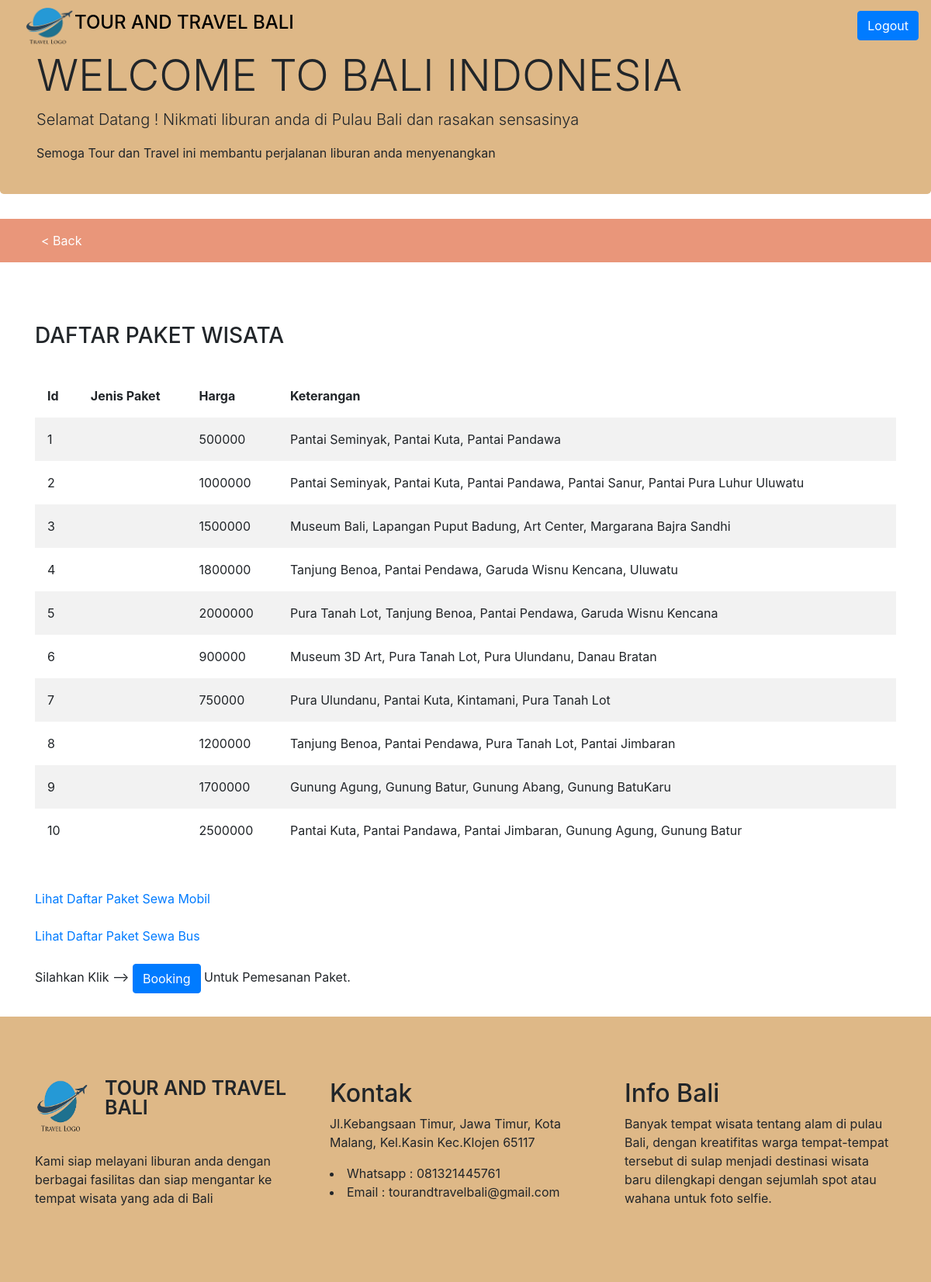
The page /paketwisata.php on the database its author committed.
### tables this page shows
CREATE TABLE `paketwisata` (
  `Id` int(10) NOT NULL,
  `Jenis Paket` varchar(50) NOT NULL,
  `Harga` double NOT NULL,
  `Keterangan` varchar(255) NOT NULL
);

### paketwisata.php (the view, shortened to what this page needs)
<!DOCTYPE html>
<html lang="en">
<head>
    <link rel="stylesheet" href="https://maxcdn.bootstrapcdn.com/bootstrap/4.5.2/css/bootstrap.min.css">
    <link rel="stylesheet" href="fonts/font-awesome.min.css">
    <link rel="stylesheet" href="style.css">
</head>
<body>
    <div class="header">
        <header>
            <?php include 'header.php';?>
        </header>
    </div>
    <div class="jumbotron">
        <div class="container">
          <h1 class="display-4"> WELCOME TO BALI INDONESIA</h1>
          <p class="lead">Selamat Datang ! Nikmati liburan anda di Pulau Bali dan rasakan sensasinya</p>
          <p>Semoga Tour dan Travel ini membantu perjalanan liburan anda menyenangkan</p>
        </div>
    </div>
    <div class="menu2">
        <header>
            <?php include 'menu2.php';?>
        </header>
    </div>
    <div class="container page-top">
            <div class="row">
                <div class="col text-left">
                    <br> <br>
                    <h3>DAFTAR PAKET WISATA</h3>
                    <br>
                </div>
            </div>
        <table>
            <tr>
                <th> Id </th>
                <th> Jenis Paket </th>
                <th> Harga </th>
                <th> Keterangan </th>
            </tr>
            <?php
                include "koneksi.php";
                $query ="SELECT * FROM paketwisata";
                $result = mysqli_query($connect, $query);
                if (mysqli_num_rows($result)>0) {
                    while ($row = mysqli_fetch_array($result)) {
            ?>
            <tr>
                <td> <?php echo $row["Id"] ?> </td>
                <td> <?php echo $row["Jenis_Paket"] ?> </td>
                <td> <?php echo $row["Harga"] ?> </td>
                <td> <?php echo $row["Keterangan"] ?> </td>
            <?php
                }
            }
            else {
                echo "0 result";
            }
            ?>
            </tr>
        </table>
        <br> <br>
        <a href="paketmobil.php">Lihat Daftar Paket Sewa Mobil</a> <br> <br>
        <a href="paketbus.php">Lihat Daftar Paket Sewa Bus</a>
        <br> <br>
        <?php
        echo "Silahkan Klik --> "
        ?>
        <a href="booking.php" class="btn btn-primary">Booking</a>
        <?php
        echo "Untuk Pemesanan Paket."
        ?>
    </div>
    <div class="footer page-top">
        <header>
            <?php include 'footer.php';?>
        </header>
    </div>
</body>
</html>

### style.css (style rules this page uses)
.jumbotron { background-color: burlywood; width: 100%; height: 250px; }
.page-top { margin-top:30px; }

### paketwisata.php (style rules this page uses)
table { border-collapse: collapse; border-spacing: 0; width: 100%; border: 1 px solid #ddd; }
th, td { text-align: left; padding: 16px; }
tr:nth-child(even) { background-color: #f2f2f2; }

### rows shown on the page
paketwisata: Id "1", Harga "500000", Keterangan "Pantai Seminyak, Pantai Kuta, Pantai Pandawa"
paketwisata: Id "2", Harga "1000000", Keterangan "Pantai Seminyak, Pantai Kuta, Pantai Pandawa, Pantai Sanur, Pantai Pura Luhur Uluwatu"
paketwisata: Id "3", Harga "1500000", Keterangan "Museum Bali, Lapangan Puput Badung, Art Center, Margarana Bajra Sandhi"
paketwisata: Id "4", Harga "1800000", Keterangan "Tanjung Benoa, Pantai Pendawa, Garuda Wisnu Kencana, Uluwatu"
paketwisata: Id "5", Harga "2000000", Keterangan "Pura Tanah Lot, Tanjung Benoa, Pantai Pendawa, Garuda Wisnu Kencana"
paketwisata: Id "6", Harga "900000", Keterangan "Museum 3D Art, Pura Tanah Lot, Pura Ulundanu, Danau Bratan"
paketwisata: Id "7", Harga "750000", Keterangan "Pura Ulundanu, Pantai Kuta, Kintamani, Pura Tanah Lot"
paketwisata: Id "8", Harga "1200000", Keterangan "Tanjung Benoa, Pantai Pendawa, Pura Tanah Lot, Pantai Jimbaran"
paketwisata: Id "9", Harga "1700000", Keterangan "Gunung Agung, Gunung Batur, Gunung Abang, Gunung BatuKaru"
paketwisata: Id "10", Harga "2500000", Keterangan "Pantai Kuta, Pantai Pandawa, Pantai Jimbaran, Gunung Agung, Gunung Batur"
